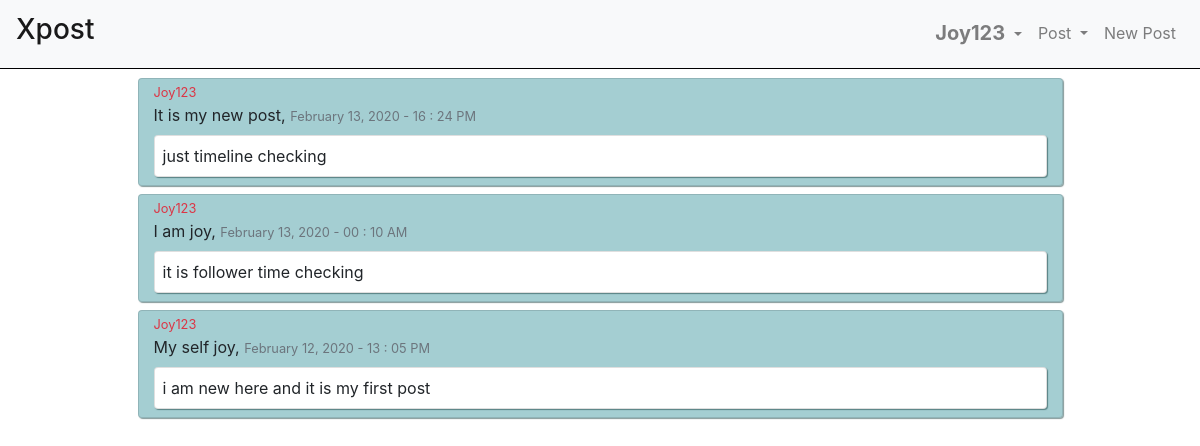
The page /posts/ (signed in) on the database its author committed.
### userposts/models.py (models this page shows, shortened)
class Posts(models.Model):
    author = models.ForeignKey(User, on_delete=models.CASCADE)
    title = models.CharField(max_length=150)
    post = models.TextField()
    dateOfPost = models.DateTimeField(default=timezone.now)

### userposts/views.py (the view)
# urls.py: path('', views.userPost, name='userPost')
@login_required(login_url='../login')
def userPost(response):
    myPost = Posts.objects.filter(
        author_id=response.user.id).order_by('-dateOfPost')
    return render(response, 'userposts/userposts.html', {'posts': myPost})

### userposts/templates/userposts/userposts.html (shortened to what this page needs)
{% extends 'base.html' %}
{% block content %}
{% for post in posts %}
<div class="card col-10 mx-auto my-2"
    style="box-shadow: 1px 1px 1px rgba(13, 54, 54, 0.507);background-color: #0a7a865e;">
    <div class="card-text">
        <small class="text-danger">{{post.author|capfirst}}</small>
    </div>
    <div class="card-text">
        {{post.title|capfirst}},
        <small class="text-muted">
            {{post.dateOfPost|date:"F d, Y - H : i A"}}
        </small>
    </div>
    <div class="card pl-2 py-2 my-2" style="box-shadow: 1px 1px 1px rgba(13, 54, 54, 0.507);">
        {{post.post}}
    </div>
</div>
{% endfor %}
{% endblock content %}

### templates/base.html (shortened to what this page needs)
{% load static %}
<!DOCTYPE html>
<html lang="en">
<head>
    <link rel="stylesheet" href="https://maxcdn.bootstrapcdn.com/bootstrap/4.0.0/css/bootstrap.min.css"
>
</head>
<body>
    <div class="container-fluid">
        <nav class="navbar navbar-expand-lg navbar-light bg-light fixed-top" style="border-bottom: 1px solid black;">
            <a class="navbar-brand" href="../timeline">
                <h3>Xpost</h3>
            </a>
            <div class="collapse navbar-collapse justify-content-end" id="navbarNav">
                <ul class="navbar-nav">
                    <li class="nav-item dropdown">
                        <a class="nav-link dropdown-toggle" href="#" id="navbarDropdownMenuLink" data-toggle="dropdown"
                            aria-haspopup="true" aria-expanded="false">
                            <h5 class="d-inline">
                                <b>
                                    {{ user.username|capfirst }}
                                </b>
                            </h5>
                        </a>
                    </li>
                    <li class="nav-item dropdown">
                        <a href="#" class="nav-link dropdown-toggle" data-toggle="dropdown" aria-haspopup="true"
                            aria-expanded="false">
                            Post
                        </a>
                    </li>
                    <li class="nav-item">
                        <a href="../newpost" class="nav-link">
                            New Post
                        </a>
                    </li>
                </ul>
            </div>
        </nav>
    </div>
    <div class="container myContent">
        {% block content %}
        {% endblock content %}
    </div>
</body>
</html>

### templates/base.html (style rules this page uses)
.myContent { padding-top: 70px; }

### rows shown on the page
Posts: author "Joy123", title "It is my new post", dateOfPost "February 13, 2020 - 16 : 24 PM", post "just timeline checking"
Posts: author "Joy123", title "I am joy", dateOfPost "February 13, 2020 - 00 : 10 AM", post "it is follower time checking"
Posts: author "Joy123", title "My self joy", dateOfPost "February 12, 2020 - 13 : 05 PM", post "i am new here and it is my first post"

### other values the page prints
{{ user.username|capfirst }} "Joy123"
